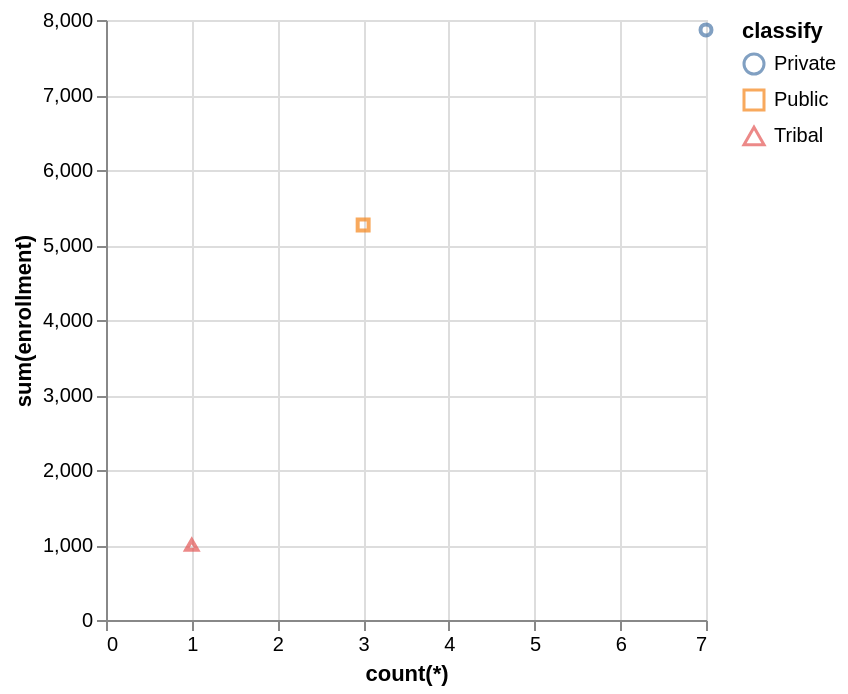

Vega-Lite specification stored for this chart:
### Vega-Lite specification from a JSON file in a GitHub repository (floating-point values rounded to 4 significant figures)
{"data": {"values": [{"x_data": 7, "y_data": 7868, "classify": "Private"}, {"x_data": 3, "y_data": 5267, "classify": "Public"}, {"x_data": 1, "y_data": 1000, "classify": "Tribal"}]}, "mark": "point", "encoding": {"x": {"field": "x_data", "type": "quantitative", "title": "count(*)", "scale": {"zero": "false"}}, "y": {"field": "y_data", "type": "quantitative", "title": "sum(enrollment)", "scale": {"zero": "false"}}, "color": {"field": "classify", "type": "nominal"}, "shape": {"field": "classify", "type": "nominal"}}}
